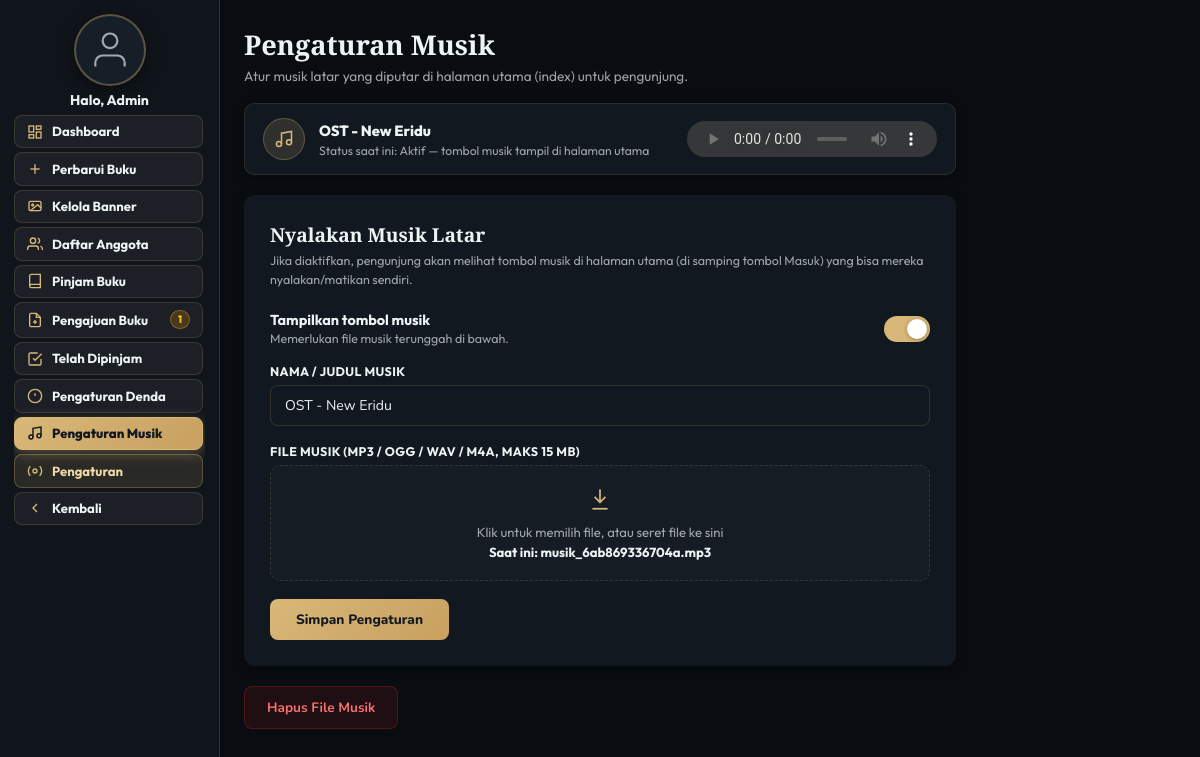
The page /pengaturan_musik.php (signed in) on the database as committed earlier.
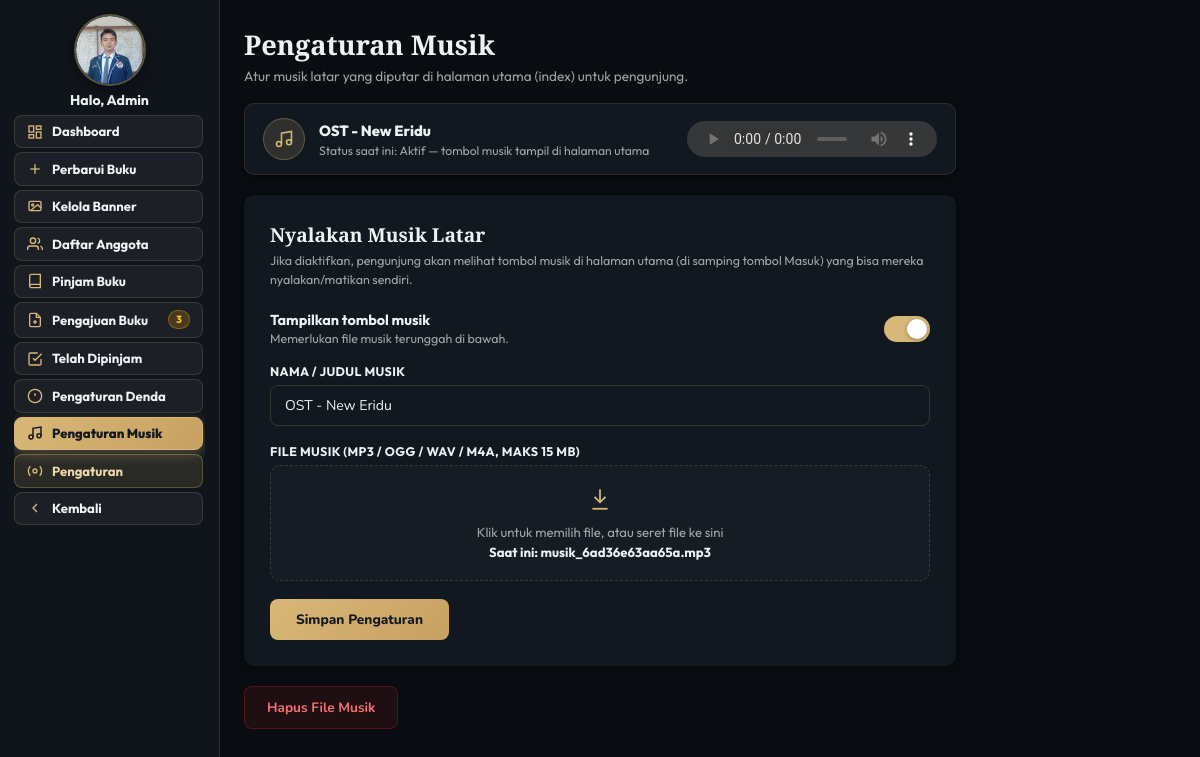
The same page on the database as committed later.
### tables this page shows
CREATE TABLE `pengaturan` (
  `id` int NOT NULL AUTO_INCREMENT,
  `kunci` varchar(100) NOT NULL COMMENT 'Nama pengaturan',
  `nilai` varchar(500) NOT NULL DEFAULT '' COMMENT 'Nilai pengaturan',
  `keterangan` varchar(255) NOT NULL DEFAULT '',
  `updated_at` timestamp NULL DEFAULT CURRENT_TIMESTAMP ON UPDATE CURRENT_TIMESTAMP,
  PRIMARY KEY (`id`),
  UNIQUE KEY `uq_kunci` (`kunci`)
);

CREATE TABLE `admin_profile` (
  `id` int NOT NULL AUTO_INCREMENT,
  `user_id` int NOT NULL,
  `display_name` varchar(100) NOT NULL DEFAULT 'Admin',
  `foto` varchar(255) NOT NULL DEFAULT '',
  `updated_at` timestamp NULL DEFAULT CURRENT_TIMESTAMP ON UPDATE CURRENT_TIMESTAMP,
  PRIMARY KEY (`id`),
  UNIQUE KEY `uq_admin_user` (`user_id`),
  CONSTRAINT `fk_admin_profile_user` FOREIGN KEY (`user_id`) REFERENCES `users` (`id`) ON DELETE CASCADE ON UPDATE CASCADE
);

### pengaturan_musik.php (the view, shortened to what the changed rows need)
<?php
require_once "db.php";
$profil_res  = mysqli_query($conn, "SELECT * FROM admin_profile LIMIT 1");
$profil      = $profil_res ? mysqli_fetch_assoc($profil_res) : null;
$admin_name  = $profil["display_name"] ?? ($_SESSION["user_name"] ?? "Admin");
$admin_foto  = $profil["foto"] ?? "";
$musik_file  = "";
$res = mysqli_query($conn, "SELECT kunci, nilai FROM pengaturan WHERE kunci IN ('musik_aktif','musik_file','musik_judul')");
if ($res) {
    while ($row = mysqli_fetch_assoc($res)) {
        if ($row["kunci"] === "musik_file")  $musik_file  = $row["nilai"];
    }
}
?>
<!DOCTYPE html>
<html lang="id">
<head>
</head>
<body>
<aside class="sidebar" id="sidebar">
  <div class="sidebar-header">
    <div class="avatar-wrap" onclick="openProfilModal()" title="Edit Profil">
      <div class="avatar-circle">
        <?php if ($admin_foto && file_exists($admin_foto)): ?>
          <img src="<?= htmlspecialchars($admin_foto) ?>?v=<?= filemtime($admin_foto) ?>" alt="Admin" width="72" height="72" loading="eager" decoding="sync"/>
        <?php else: ?>
          <svg class="default-icon" viewBox="0 0 24 24" fill="none" stroke="currentColor" stroke-width="1.2">
            <path d="M20 21v-2a4 4 0 0 0-4-4H8a4 4 0 0 0-4 4v2"/><circle cx="12" cy="7" r="4"/>
          </svg>
        <?php endif; ?>
      </div>
    </div>
    <div class="admin-name-label">Halo, <?= htmlspecialchars($admin_name) ?></div>
  </div>
  <nav class="sidebar-nav">
    <?php
      $cnt_aju_badge = (int)(mysqli_fetch_assoc(mysqli_query($conn, "SELECT COUNT(*) as c FROM pengajuan_peminjaman WHERE status='menunggu'"))['c'] ?? 0);
    ?>
    <a class="sidebar-btn" href="pengajuan_buku.php">
      <svg viewBox="0 0 24 24" fill="none" stroke="currentColor" stroke-width="2"><path d="M14 2H6a2 2 0 0 0-2 2v16a2 2 0 0 0 2 2h12a2 2 0 0 0 2-2V8z"/><polyline points="14 2 14 8 20 8"/><line x1="12" y1="18" x2="12" y2="12"/><line x1="9" y1="15" x2="15" y2="15"/></svg>
      Pengajuan Buku
      <?php if ($cnt_aju_badge > 0): ?>
        <span class="aksa-notif-badge" style="margin-left:auto;background:rgba(245,158,11,.2);color:#fbbf24;border:1px solid rgba(245,158,11,.4);font-size:.65rem;font-weight:800;padding:2px 7px;border-radius:20px;"><?= $cnt_aju_badge ?></span>
      <?php endif; ?>
    </a>
  </nav>
</aside>
<main class="main">
  <form method="POST" enctype="multipart/form-data">
    <div class="card">
      <h2>Nyalakan Musik Latar</h2>
      <div class="field">
        <div class="file-drop" id="fileDrop">
          <svg viewBox="0 0 24 24" fill="none" stroke="currentColor" stroke-width="1.6"><path d="M12 3v12"/><path d="m7 10 5 5 5-5"/><path d="M5 21h14"/></svg>
          <div class="file-drop-text">Klik untuk memilih file, atau seret file ke sini</div>
          <div class="file-name" id="fileNameLabel"><?= $musik_file ? "Saat ini: " . htmlspecialchars(basename($musik_file)) : "" ?></div>
        </div>
      </div>
    </div>
  </form>
</main>
</body>
</html>

Rows that differ between the two databases and show on the page:
changed admin_profile "Admin": foto: picture added
changed pengaturan: nilai "musik_6ab869336704a.mp3" → "musik_6ad36e63aa65a.mp3"
Other text that changed with them:
$cnt_aju_badge: "1" → "3"
